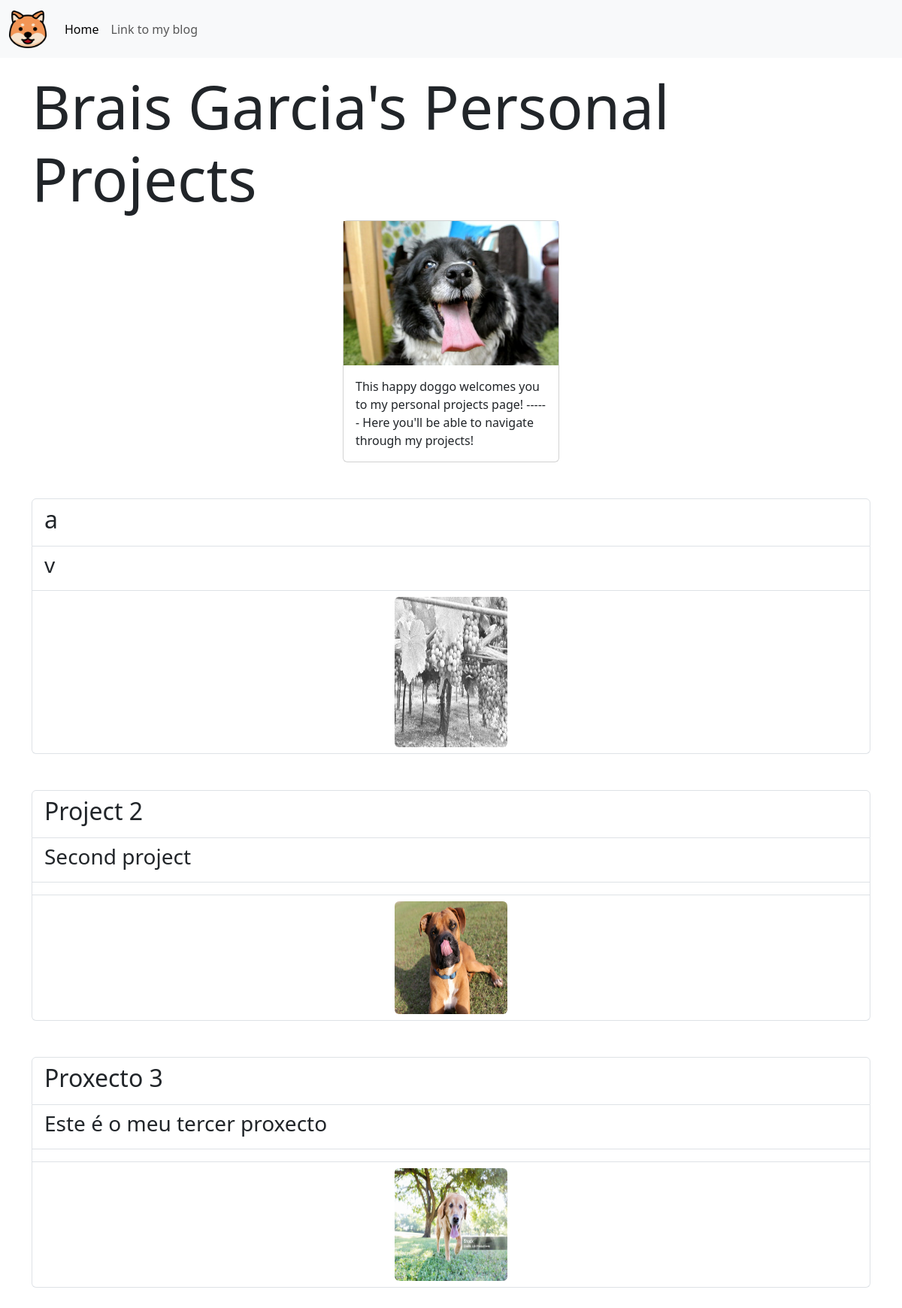
The app's page /, older data.
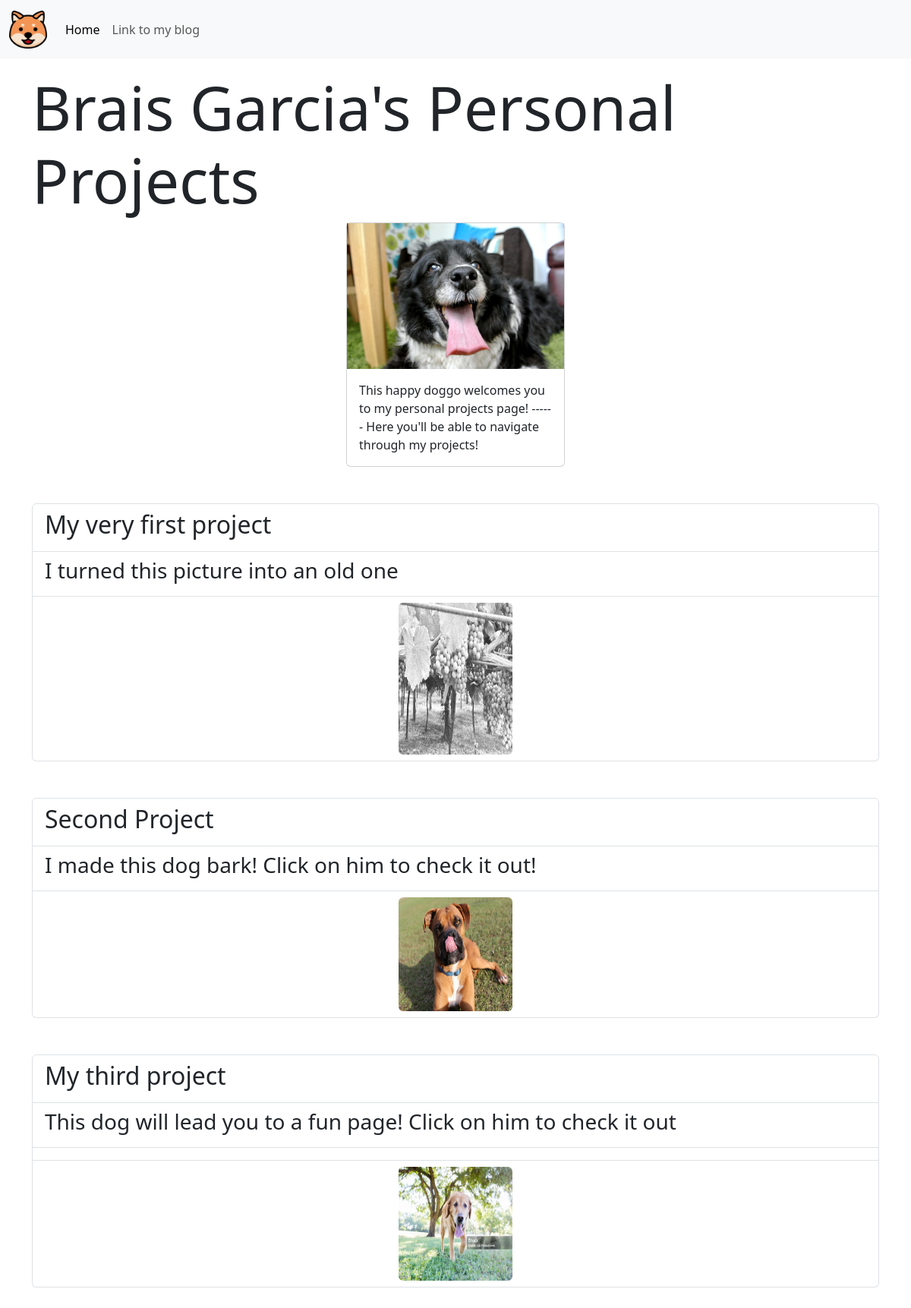
The same page, newer data.
### portfolio/models.py (models this page shows)
class Project(models.Model):
    title = models.CharField(max_length=100)
    description = models.CharField(max_length=250)
    image = models.ImageField(upload_to='portfolio/images')
    url = models.URLField(blank=True)

### portfolio/views.py (the view)
# urls.py: 2. Add a URL to urlpatterns:  path('', views.home, name='home')
def home(request):
    projects = Project.objects.all()
    return render(request,'portfolio/home.html',{'projects':projects})

### portfolio/templates/portfolio/home.html (shortened to what this page needs)
{%extends 'portfolio/base.html'%} {% block content %} {%load static%}
<div class="container mt-3">
	<h1 class="display-1">Brais Garcia's Personal Projects</h1>
	<div class="card mx-auto" style="width: 18rem">
		<img
			src="{% static 'portfolio/7609718834_416d41c0af_w.jpg'%}"
			alt="Happy dog with it's tongue out"
			class="card-image-top"
		/>
		<div class="card-body">
			<p class="card-text">
				This happy doggo welcomes you to my personal projects page!
				------ Here you'll be able to navigate through my projects!
			</p>
		</div>
	</div>
<br><br>
	 {% for project in projects %}
	<ul class="list-group">
		<li class="list-group-item">
			<h2>{{project.title}}</h2>
		</li>
		<li class="list-group-item">
			<h3>{{project.description}}</h3>
		</li>
		<li class="list-group-item">
			{% if project.title == 'Second Project'%}
			<img
				class="rounded mx-auto d-block"
				src="{{project.image.url}}"
				alt="{{project.image}}"
				width="150"
				height="150"
				onClick="bark()"
			/>
			{%elif project.url%}
			<li class="list-group-item">
			<a href="{{project.url}}"
				><img
					class="rounded mx-auto d-block"
					src="{{project.image.url}}"
					alt="{{project.image}}"
					width="150"
					height="150"
			/></a>
		</li>
		{% else %}
			<img
				class="rounded mx-auto d-block"
				src="{{project.image.url}}"
				alt="{{project.image}}"
				width="150"
				height="200"
			/>
			{% endif %}
		</li>
	</ul>
	<br><br>
	{% endfor %}
</div>
{% endblock%}

### portfolio/templates/portfolio/base.html (shortened to what this page needs)
<!DOCTYPE html>
{%load static%}
<html lang="en">
	<head>
		<link
			href="https://cdn.jsdelivr.net/npm/bootstrap@5.3.3/dist/css/bootstrap.min.css"
			rel="stylesheet"
		/>
	</head>
	<body>
		<nav class="navbar navbar-expand-lg bg-body-tertiary">
			<div class="container-fluid">
				<a class="navbar-brand" href="/"
					><img
						src="{% static 'portfolio/happy.png'%}"
						alt="happy dog icon"
						class="d-inline-block align-text-top"
						height="50"
						width="50"
					/>
				</a>
				<div
					class="collapse navbar-collapse"
					id="navbarSupportedContent"
				>
					<ul class="navbar-nav me-auto mb-2 mb-lg-0">
						<li class="nav-item">
							<a
								class="nav-link active"
								aria-current="page"
								href="/"
								>Home</a
							>
						</li>
						<li class="nav-item">
							<a class="nav-link" href="blog/">Link to my blog</a>
						</li>
					</ul>
				</div>
			</div>
		</nav>
		{% block content %} {% endblock %}
	</body>
</html>

Row changes from the older to the newer data that the page shows:
changed Project: title "a" → "My very first project"; description "v" → "I turned this picture into an old one"
changed Project: title "Project 2" → "Second Project"; description "Second project" → "I made this dog bark! Click on him to check it out!"; image: picture added; image: picture removed
changed Project: title "Proxecto 3" → "My third project"; description "Este é o meu tercer proxecto" → "This dog will lead you to a fun page! Click on him to check it out"
